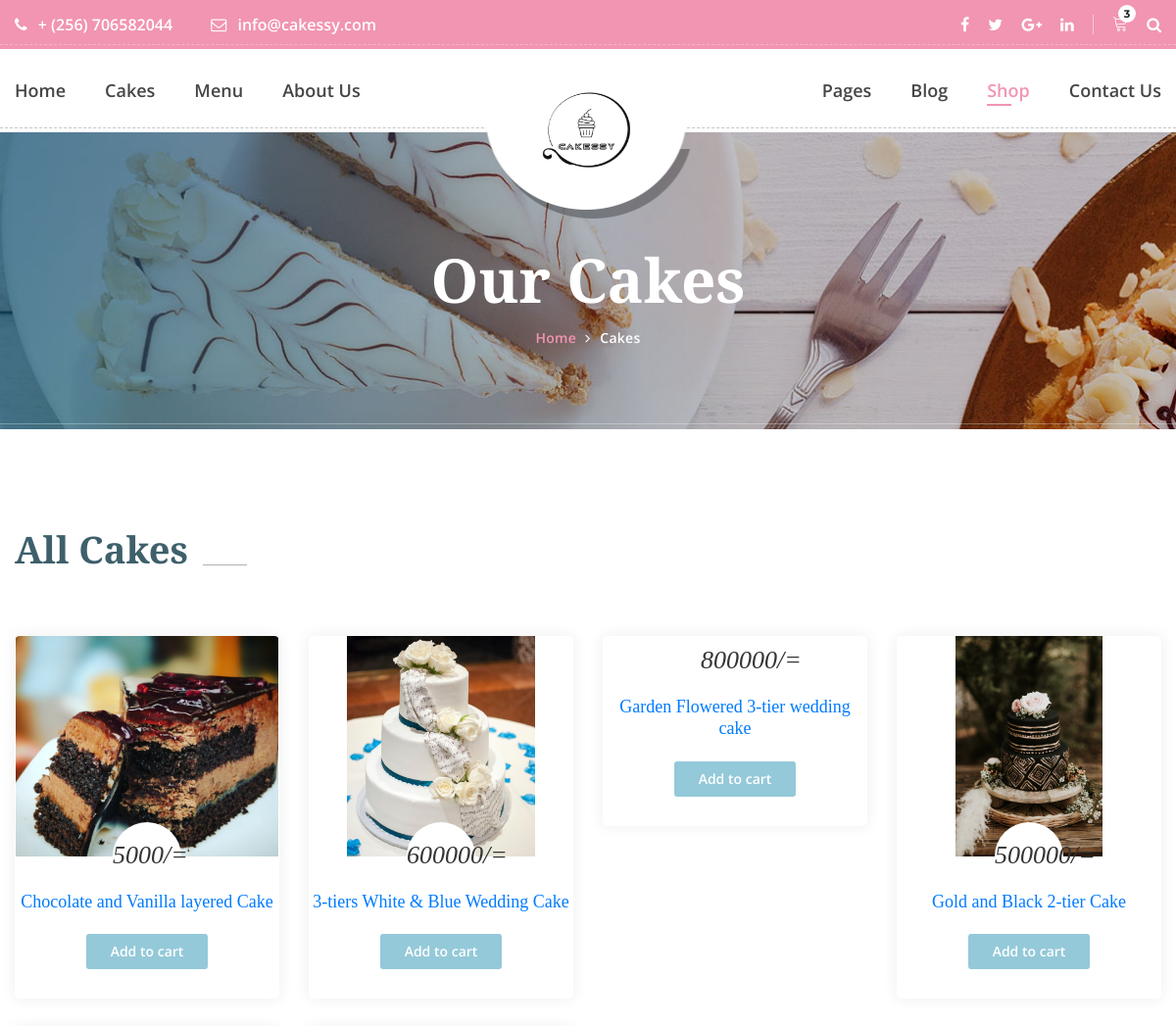
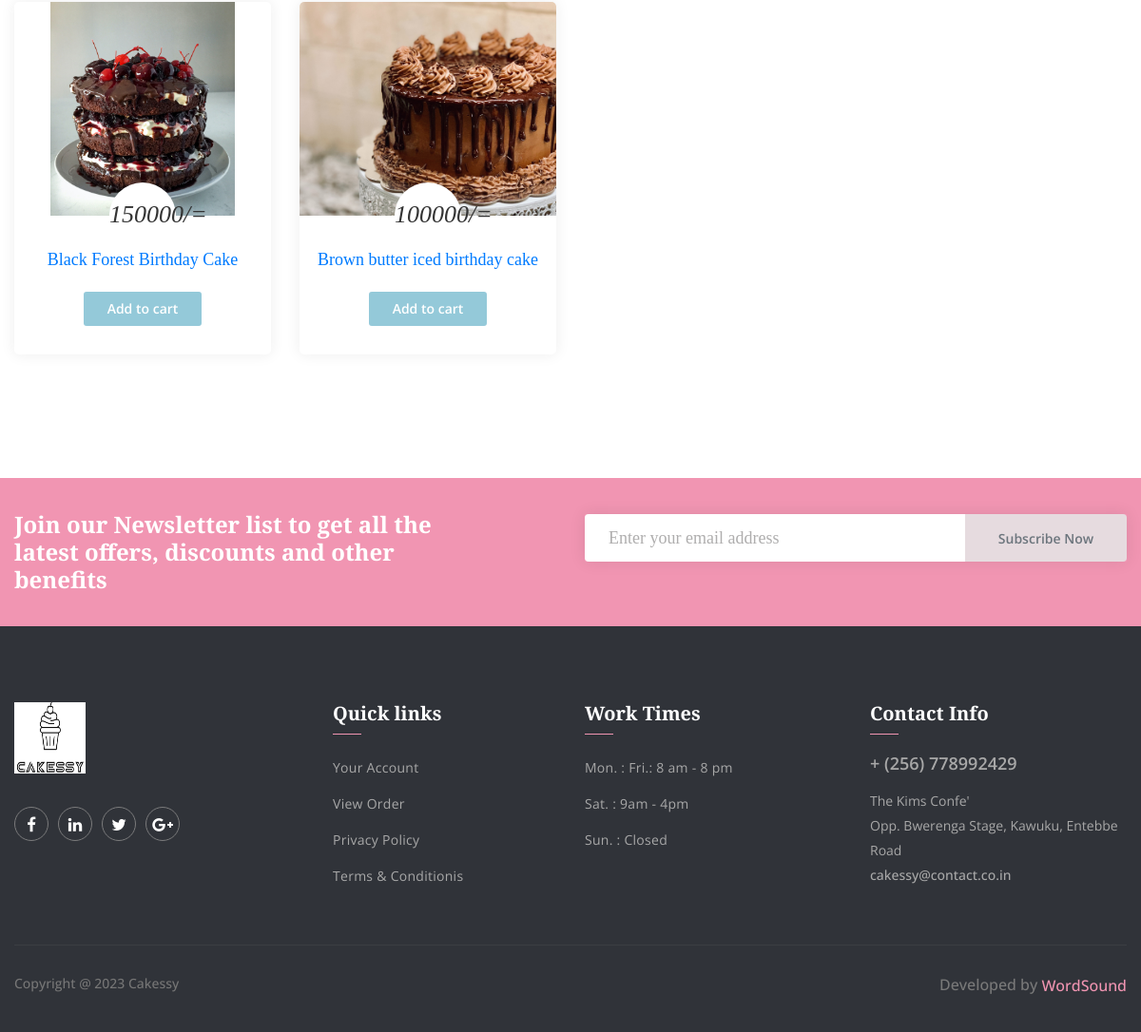
Page /cakes on the committed database (2 pictures, top to bottom).
### core/models.py (models this page shows, shortened)
class Item(models.Model):
    title = models.CharField(max_length=75)
    category = models.ForeignKey(Category, on_delete=models.CASCADE, default=1)
    price = models.IntegerField(default=0)
    discount_price = models.FloatField(blank=True, null=True)
    details = models.TextField(max_length=500, default='', blank=True, null=True)
    img = models.ImageField(upload_to='media/img/item')
    slug = models.SlugField()
    def get_absolute_url(self):
        return reverse("product-details", kwargs={
            'slug': self.slug
        })

### core/views.py (the view)
# urls.py: path('cakes', views.cakes, name='cakes'),
def cakes(request):
    cakes = Item.objects.filter(category__name = 'Cakes')
    return render(request, 'cake.html', {'cakes':cakes})

### templates/cake.html (shortened to what this page needs)
{% extends 'base2.html' %}
{% block content %}
        <section class="banner_area" style="background: url(img/banner/banner-bg.jpg) no-repeat scroll center center;
		background-size: cover;">
        	<div class="container">
        		<div class="banner_text">
        			<h3>Our Cakes</h3>
        			<ul>
        				<li><a href="index.html">Home</a></li>
        				<li><a href="{% url 'cakes' %}">Cakes</a></li>
        			</ul>
        		</div>
        	</div>
        </section>
        <section class="our_cakes_area p_100">
        	<div class="container">
			{%if birthday_cakes %}
				<div class="main_title">
					<h2>Birthday Cakes</h2>
					<h5></h5>
				</div>
				<div class="cake_feature_row row">
					{% for cake in birthday_cakes %}
					<div class="col-lg-3 col-md-4 col-6">
						<div class="cake_feature_item">
							<div class="cake_img">
								<img src="{{ cake.img.url }}" alt="" height="225">
							</div>
							<div class="cake_text">
								<h4>{{ cake.price }}/=</h4>
								<h3><a href="{{ cake.get_absolute_url }}">{{ cake.title }}</a></h3>
								<a class="pest_btn" href="{% url 'cart' %}">Add to cart</a>
							</div>
						</div>
					</div>
					{% endfor %}
				</div>
			{%else%}
				<div class="main_title">
					<h2>All Cakes</h2>
				</div>
				<div class="cake_feature_row row">
					{% for cake in cakes%}
					<div class="col-lg-3 col-md-4 col-6">
						<div class="cake_feature_item">
							<div class="cake_img">
								<img src="{{ cake.img.url }}" alt="" height="225">
							</div>
							<div class="cake_text">
								<h4>{{ cake.price }}/=</h4>
								<h3><a href="{{ cake.get_absolute_url }}">{{ cake.title }}</a></h3>
								<a class="pest_btn" href="{% url 'cart' %}">Add to cart</a>
							</div>
						</div>
					</div>
					{% endfor %}
				</div>
			{%endif%}
        	</div>
        </section>
        <section class="newsletter_area">
        	<div class="container">
        		<div class="row newsletter_inner">
        			<div class="col-lg-6">
        				<div class="news_left_text">
        					<h4>Join our Newsletter list to get all the latest offers, discounts and other benefits</h4>
        				</div>
        			</div>
        			<div class="col-lg-6">
        				<div class="newsletter_form">
							<div class="input-group">
								<input type="text" class="form-control" placeholder="Enter your email address">
								<div class="input-group-append">
									<button class="btn btn-outline-secondary" type="button">Subscribe Now</button>
								</div>
							</div>
        				</div>
        			</div>
        		</div>
        	</div>
        </section>
{% endblock %}

### templates/base2.html (shortened to what this page needs)
{% load static %}
<!DOCTYPE html>
<html lang="en">
	<head>
		<link href="{% static 'css/font-awesome.min.css' %}" rel="stylesheet">
		<link href="{% static 'vendors/linearicons/style.css' %}" rel="stylesheet">
		<link href="{% static 'vendors/flat-icon/flaticon.css' %}" rel="stylesheet">
		<link href="{% static 'css/bootstrap.min.css' %}" type="text/css" rel="stylesheet">
		<link href="{% static 'vendors/revolution/css/settings.css' %}" rel="stylesheet">
		<link href="{% static 'vendors/revolution/css/layers.css' %}" rel="stylesheet">
		<link href="{% static 'vendors/revolution/css/navigation.css' %}" rel="stylesheet">
		<link href="{% static 'vendors/animate-css/animate.css' %}" rel="stylesheet">
		<link href="{% static 'vendors/owl-carousel/owl.carousel.min.css' %}" rel="stylesheet">
		<link href="{% static 'vendors/magnifc-popup/magnific-popup.css' %}" rel="stylesheet">
		<link href="{% static 'css/style1.css' %}" type="text/css" rel="stylesheet">
		<link href="{% static 'css/responsive1.css' %}" type="text/css" rel="stylesheet">
	</head>
    <body>
		<header class="main_header_area">
			<div class="top_header_area row m0">
				<div class="container">
					<div class="float-left">
						<a href="tell:+18004567890"><i class="fa fa-phone" aria-hidden="true"></i> + (256) 706582044</a>
						<a href="mainto:info@cakebakery.com"><i class="fa fa-envelope-o" aria-hidden="true"></i> info@cakessy.com</a>
					</div>
					<div class="float-right">
						<ul class="h_social list_style">
							<li><a href="#"><i class="fa fa-facebook"></i></a></li>
							<li><a href="#"><i class="fa fa-twitter"></i></a></li>
							<li><a href="#"><i class="fa fa-google-plus"></i></a></li>
							<li><a href="#"><i class="fa fa-linkedin"></i></a></li>
						</ul>
						<ul class="h_search list_style">
							<li class="shop_cart"><a href="#"><i class="lnr lnr-cart"></i></a></li>
							<li><a class="popup-with-zoom-anim" href="#test-search"><i class="fa fa-search"></i></a></li>
						</ul>
					</div>
				</div>
			</div>
			<div class="main_menu_area">
				<div class="container">
					<nav class="navbar navbar-expand-lg navbar-light bg-light">
						<a class="navbar-brand" href="index.html">
						<img src="img/logo.jpg" alt="" height="90" width="100">
						</a>
						<div class="collapse navbar-collapse" id="navbarSupportedContent">
							<ul class="navbar-nav mr-auto">
								<li><a href="{% url 'index' %}">Home</a></li>
								<li class="dropdown submenu">
									<a class="dropdown-toggle" data-toggle="dropdown" href="#" role="button" aria-haspopup="true" aria-expanded="false">Cakes</a>
								</li>
								<li><a href="{% url 'menu' %}">Menu</a></li>
								<li class="dropdown submenu">
									<a class="dropdown-toggle" data-toggle="dropdown" href="#" role="button" aria-haspopup="true" aria-expanded="false">About Us</a>
								</li>
							</ul>
							<ul class="navbar-nav justify-content-end">
								<li class="dropdown submenu">
									<a class="dropdown-toggle" data-toggle="dropdown" href="#" role="button" aria-haspopup="true" aria-expanded="false">Pages</a>
								</li>
								<li class="dropdown submenu">
									<a class="dropdown-toggle" data-toggle="dropdown" href="#" role="button" aria-haspopup="true" aria-expanded="false">Blog</a>
								</li>
								<li class="dropdown submenu active">
									<a class="dropdown-toggle" data-toggle="dropdown" href="#" role="button" aria-haspopup="true" aria-expanded="false">Shop</a>
								</li>
								<li><a href="{% url 'contact-us' %}">Contact Us</a></li>
							</ul>
						</div>
					</nav>
				</div>
			</div>
		</header>
{% block content %}
{% endblock %}
        <footer class="footer_area">
        	<div class="footer_widgets">
        		<div class="container">
        			<div class="row footer_wd_inner">
        				<div class="col-lg-3 col-6">
        					<aside class="f_widget f_about_widget">
        						<img src="img/logo2.jpg" alt="" width="75" height="75">
        						<ul class="nav">
        							<li><a href="#"><i class="fa fa-facebook"></i></a></li>
        							<li><a href="#"><i class="fa fa-linkedin"></i></a></li>
        							<li><a href="#"><i class="fa fa-twitter"></i></a></li>
        							<li><a href="#"><i class="fa fa-google-plus"></i></a></li>
        						</ul>
        					</aside>
        				</div>
        				<div class="col-lg-3 col-6">
        					<aside class="f_widget f_link_widget">
        						<div class="f_title">
        							<h3>Quick links</h3>
        						</div>
        						<ul class="list_style">
        							<li><a href="#">Your Account</a></li>
        							<li><a href="#">View Order</a></li>
        							<li><a href="#">Privacy Policy</a></li>
        							<li><a href="#">Terms & Conditionis</a></li>
        						</ul>
        					</aside>
        				</div>
        				<div class="col-lg-3 col-6">
        					<aside class="f_widget f_link_widget">
        						<div class="f_title">
        							<h3>Work Times</h3>
        						</div>
        						<ul class="list_style">
        							<li><a href="#">Mon. :  Fri.: 8 am - 8 pm</a></li>
        							<li><a href="#">Sat. : 9am - 4pm</a></li>
        							<li><a href="#">Sun. : Closed</a></li>
        						</ul>
        					</aside>
        				</div>
        				<div class="col-lg-3 col-6">
        					<aside class="f_widget f_contact_widget">
        						<div class="f_title">
        							<h3>Contact Info</h3>
        						</div>
        						<h4>+ (256) 778992429</h4>
        						<p>The Kims Confe' <br/>Opp. Bwerenga Stage, Kawuku, Entebbe Road</p>
        						<h5>cakessy@contact.co.in</h5>
        					</aside>
        				</div>
        			</div>
        		</div>
        	</div>
        	<div class="footer_copyright">
        		<div class="container">
        			<div class="copyright_inner">
        				<div class="float-left">
        					<h5>Copyright @ 2023 Cakessy</h5>
        				</div>
        				<div class="float-right">
        					<h6>Developed by <a target="_blank" href="https://www.wordsound.tech">WordSound</a></h6>
        				</div>
        			</div>
        		</div>
        	</div>
        </footer>
    </body>
</html>

### rows in the picture
Item: img (picture), price "5000", title "Chocolate and Vanilla layered Cake"
Item: img (picture), price "600000", title "3-tiers White & Blue Wedding Cake"
Item: price "800000", title "Garden Flowered 3-tier wedding cake"
Item: img (picture), price "500000", title "Gold and Black 2-tier Cake"
Item: img (picture), price "150000", title "Black Forest Birthday Cake"
Item: img (picture), price "100000", title "Brown butter iced birthday cake"
